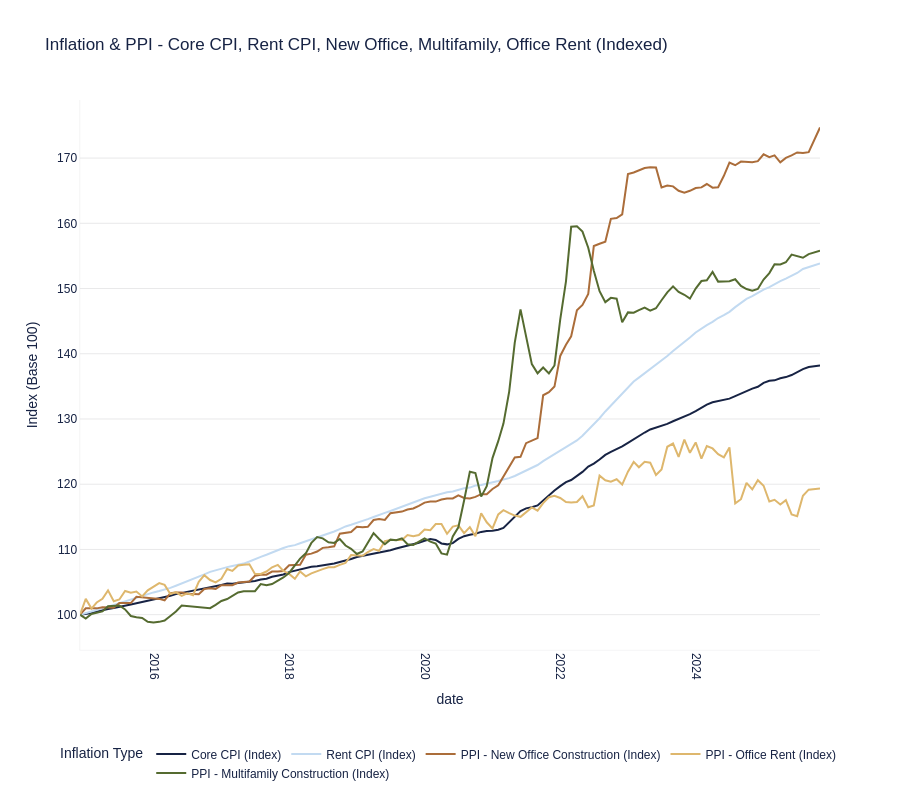

Notebook cell for this chart:
### Markdown cell above
## Chart 7: Inflation & PPI - CPI and Office Construction Costs

Compares general inflation (Core CPI), rent inflation (Rent CPI), and construction/office cost indices (PPIs), all indexed to 100 at earliest common date

### Code cell
# Fetch inflation and price index data
df_core_cpi = fetch_fred_series('CPILFESL', 'Core CPI')
df_rent_cpi = fetch_fred_series('CUUR0000SEHC', 'Rent CPI')
df_ppi_new_office = fetch_fred_series('PCU236223236223', 'PPI - New Office Construction')
df_ppi_office_rent = fetch_fred_series('WPU43110101', 'PPI - Office Rent')
df_ppi_multi_construction = fetch_fred_series('WPUIP231120', 'PPI - Multifamily Construction (ex cap/labor/imports)')

# Merge all on date (inner join keeps only overlapping dates)
df_inflation = df_core_cpi.merge(df_rent_cpi, on='date', how='inner') \
    .merge(df_ppi_new_office, on='date', how='inner') \
    .merge(df_ppi_office_rent, on='date', how='inner') \
    .merge(df_ppi_multi_construction, on='date', how='inner')

# Index all series to 100 at earliest common date
if len(df_inflation) > 0:
    base_core = df_inflation['Core CPI'].iloc[0]
    base_rent = df_inflation['Rent CPI'].iloc[0]
    base_ppi_new_office = df_inflation['PPI - New Office Construction'].iloc[0]
    base_ppi_office_rent = df_inflation['PPI - Office Rent'].iloc[0]
    base_ppi_multi_construction = df_inflation['PPI - Multifamily Construction (ex cap/labor/imports)'].iloc[0]
    
    df_inflation['Core CPI (Index)'] = (df_inflation['Core CPI'] / base_core) * 100
    df_inflation['Rent CPI (Index)'] = (df_inflation['Rent CPI'] / base_rent) * 100
    df_inflation['PPI - New Office Construction (Index)'] = (df_inflation['PPI - New Office Construction'] / base_ppi_new_office) * 100
    df_inflation['PPI - Office Rent (Index)'] = (df_inflation['PPI - Office Rent'] / base_ppi_office_rent) * 100
    df_inflation['PPI - Multifamily Construction (Index)'] = (df_inflation['PPI - Multifamily Construction (ex cap/labor/imports)'] / base_ppi_multi_construction) * 100
    
    # Convert to long format
    df_inflation_long = df_inflation[
        ['date', 
         'Core CPI (Index)', 
         'Rent CPI (Index)', 
         'PPI - New Office Construction (Index)', 
         'PPI - Office Rent (Index)',
         'PPI - Multifamily Construction (Index)']
    ].melt(
        id_vars=['date'],
        var_name='Inflation Type',
        value_name='Index (Base 100)'
    )
    
    # Create chart
    fig = aquila_styled_line_chart(
        df_inflation_long,
        x='date',
        y='Index (Base 100)',
        color='Inflation Type',
        title='Inflation & PPI - Core CPI, Rent CPI, New Office, Multifamily, Office Rent (Indexed)',
        height=800
    )
    
    
    # Save chart
    fig.write_html('charts/economic-indicators/inflation_cpi_ppi_office.html')
    print("✓ Chart saved: inflation_cpi_ppi_office.html")
    
    fig.show()
else:
    print("Warning: No overlapping data for inflation/ppi comparison")

### Figure 1 — Plotly figure (JSON) as saved in the notebook; plotly's stock layout.template omitted (floating-point values rounded to 4 significant figures; data arrays with more than 128 entries replaced by an {"elided": "..."} marker saying what was removed)
{"data": [{"hovertemplate": "Inflation Type=Core CPI (Index)<br>date=%{x}<br>Index (Base 100)=%{y}<extra></extra>", "legendgroup": "Core CPI (Index)", "line": {"color": "#172344", "dash": "solid"}, "marker": {"symbol": "circle"}, "mode": "lines", "name": "Core CPI (Index)", "orientation": "v", "showlegend": true, "type": "scatter", "x": {"elided": "131 str values"}, "xaxis": "x", "y": {"elided": "131 float values"}, "yaxis": "y"}, {"hovertemplate": "Inflation Type=Rent CPI (Index)<br>date=%{x}<br>Index (Base 100)=%{y}<extra></extra>", "legendgroup": "Rent CPI (Index)", "line": {"color": "#C2DAF1", "dash": "solid"}, "marker": {"symbol": "circle"}, "mode": "lines", "name": "Rent CPI (Index)", "orientation": "v", "showlegend": true, "type": "scatter", "x": {"elided": "131 str values"}, "xaxis": "x", "y": {"elided": "131 float values"}, "yaxis": "y"}, {"hovertemplate": "Inflation Type=PPI - New Office Construction (Index)<br>date=%{x}<br>Index (Base 100)=%{y}<extra></extra>", "legendgroup": "PPI - New Office Construction (Index)", "line": {"color": "#AB6D3A", "dash": "solid"}, "marker": {"symbol": "circle"}, "mode": "lines", "name": "PPI - New Office Construction (Index)", "orientation": "v", "showlegend": true, "type": "scatter", "x": {"elided": "131 str values"}, "xaxis": "x", "y": {"elided": "131 float values"}, "yaxis": "y"}, {"hovertemplate": "Inflation Type=PPI - Office Rent (Index)<br>date=%{x}<br>Index (Base 100)=%{y}<extra></extra>", "legendgroup": "PPI - Office Rent (Index)", "line": {"color": "#DEB76D", "dash": "solid"}, "marker": {"symbol": "circle"}, "mode": "lines", "name": "PPI - Office Rent (Index)", "orientation": "v", "showlegend": true, "type": "scatter", "x": {"elided": "131 str values"}, "xaxis": "x", "y": {"elided": "131 float values"}, "yaxis": "y"}, {"hovertemplate": "Inflation Type=PPI - Multifamily Construction (Index)<br>date=%{x}<br>Index (Base 100)=%{y}<extra></extra>", "legendgroup": "PPI - Multifamily Construction (Index)", "line": {"color": "#556B30", "dash": "solid"}, "marker": {"symbol": "circle"}, "mode": "lines", "name": "PPI - Multifamily Construction (Index)", "orientation": "v", "showlegend": true, "type": "scatter", "x": {"elided": "131 str values"}, "xaxis": "x", "y": {"elided": "131 float values"}, "yaxis": "y"}], "layout": {"font": {"color": "#172344", "family": "Futura LT Pro, Futura, Arial, sans-serif"}, "height": 800, "legend": {"orientation": "h", "title": {"font": {"family": "Futura LT Pro, Futura, Arial, sans-serif"}, "text": "Inflation Type"}, "tracegroupgap": 0, "x": 0.5, "xanchor": "center", "y": -0.25, "yanchor": "bottom"}, "margin": {"b": 100}, "paper_bgcolor": "white", "plot_bgcolor": "white", "title": {"font": {"family": "Futura LT Pro, Futura, Arial, sans-serif"}, "text": "Inflation & PPI - Core CPI, Rent CPI, New Office, Multifamily, Office Rent (Indexed)"}, "xaxis": {"anchor": "y", "domain": [0, 1], "linecolor": "#e9e9ea", "linewidth": 0.5, "mirror": false, "showgrid": false, "showline": true, "tickangle": 90, "title": {"text": "date"}, "zeroline": false}, "yaxis": {"anchor": "x", "domain": [0, 1], "gridcolor": "#e9e9ea", "linecolor": "#e9e9ea", "linewidth": 0.5, "mirror": false, "showgrid": true, "showline": true, "title": {"text": "Index (Base 100)"}, "zeroline": true}}}
